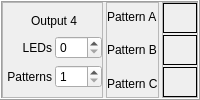
            <widget class="QFrame" name="output4Frame">
             <property name="minimumSize">
              <size>
               <width>0</width>
               <height>96</height>
              </size>
             </property>
             <property name="frameShape">
              <enum>QFrame::Box</enum>
             </property>
             <property name="frameShadow">
              <enum>QFrame::Raised</enum>
             </property>
             <layout class="QHBoxLayout" name="horizontalLayout_5">
              <property name="spacing">
               <number>3</number>
              </property>
              <property name="leftMargin">
               <number>0</number>
              </property>
              <property name="topMargin">
               <number>0</number>
              </property>
              <property name="rightMargin">
               <number>0</number>
              </property>
              <property name="bottomMargin">
               <number>0</number>
              </property>
              <item>
               <widget class="QFrame" name="output1SettingsFrame_4">
                <property name="sizePolicy">
                 <sizepolicy hsizetype="Minimum" vsizetype="Preferred">
                  <horstretch>0</horstretch>
                  <verstretch>0</verstretch>
                 </sizepolicy>
                </property>
                <property name="frameShape">
                 <enum>QFrame::StyledPanel</enum>
                </property>
                <property name="frameShadow">
                 <enum>QFrame::Raised</enum>
                </property>
                <layout class="QGridLayout" name="gridLayout_5">
                 <property name="leftMargin">
                  <number>4</number>
                 </property>
                 <property name="rightMargin">
                  <number>0</number>
                 </property>
                 <property name="horizontalSpacing">
                  <number>3</number>
                 </property>
                 <item row="1" column="0">
                  <widget class="QLabel" name="output1nLEDsSpinBoxLabel_4">
                   <property name="text">
                    <string>LEDs</string>
                   </property>
                   <property name="alignment">
                    <set>Qt::AlignRight|Qt::AlignTrailing|Qt::AlignVCenter</set>
                   </property>
                  </widget>
                 </item>
                 <item row="2" column="0">
                  <widget class="QLabel" name="output1nPatternSpinBoxLabel_4">
                   <property name="text">
                    <string>Patterns</string>
                   </property>
                   <property name="alignment">
                    <set>Qt::AlignRight|Qt::AlignTrailing|Qt::AlignVCenter</set>
                   </property>
                  </widget>
                 </item>
                 <item row="2" column="1">
                  <widget class="QSpinBox" name="nPatternsSpinBox4">
                   <property name="minimum">
                    <number>1</number>
                   </property>
                   <property name="maximum">
                    <number>3</number>
                   </property>
                  </widget>
                 </item>
                 <item row="1" column="1">
                  <widget class="QSpinBox" name="nLEDsSpinBox4">
                   <property name="minimum">
                    <number>0</number>
                   </property>
                   <property name="maximum">
                    <number>255</number>
                   </property>
                   <property name="value">
                    <number>0</number>
                   </property>
                  </widget>
                 </item>
                 <item row="0" column="0" colspan="2" alignment="Qt::AlignHCenter">
                  <widget class="QLabel" name="outputNumberLabel_4">
                   <property name="text">
                    <string>Output 4</string>
                   </property>
                  </widget>
                 </item>
                </layout>
               </widget>
              </item>
              <item>
               <widget class="QFrame" name="output4PatternLabelsFrame">
                <property name="sizePolicy">
                 <sizepolicy hsizetype="Minimum" vsizetype="Preferred">
                  <horstretch>0</horstretch>
                  <verstretch>0</verstretch>
                 </sizepolicy>
                </property>
                <property name="frameShape">
                 <enum>QFrame::StyledPanel</enum>
                </property>
                <property name="frameShadow">
                 <enum>QFrame::Raised</enum>
                </property>
                <layout class="QVBoxLayout" name="verticalLayout_8">
                 <property name="leftMargin">
                  <number>0</number>
                 </property>
                 <property name="topMargin">
                  <number>0</number>
                 </property>
                 <property name="rightMargin">
                  <number>0</number>
                 </property>
                 <property name="bottomMargin">
                  <number>0</number>
                 </property>
                 <item>
                  <widget class="QLabel" name="output1PatternALabel_4">
                   <property name="text">
                    <string>Pattern A</string>
                   </property>
                  </widget>
                 </item>
                 <item>
                  <widget class="QLabel" name="output1PatternBLabel_4">
                   <property name="text">
                    <string>Pattern B</string>
                   </property>
                  </widget>
                 </item>
                 <item>
                  <widget class="QLabel" name="output1PatternCLabel_4">
                   <property name="text">
                    <string>Pattern C</string>
                   </property>
                  </widget>
                 </item>
                </layout>
               </widget>
              </item>
              <item>
               <widget class="QFrame" name="output4PatternsFrame">
                <property name="sizePolicy">
                 <sizepolicy hsizetype="Expanding" vsizetype="Preferred">
                  <horstretch>0</horstretch>
                  <verstretch>0</verstretch>
                 </sizepolicy>
                </property>
                <property name="frameShape">
                 <enum>QFrame::StyledPanel</enum>
                </property>
                <property name="frameShadow">
                 <enum>QFrame::Raised</enum>
                </property>
                <layout class="QVBoxLayout" name="verticalLayout_9">
                 <property name="spacing">
                  <number>2</number>
                 </property>
                 <property name="leftMargin">
                  <number>0</number>
                 </property>
                 <property name="topMargin">
                  <number>0</number>
                 </property>
                 <property name="rightMargin">
                  <number>0</number>
                 </property>
                 <property name="bottomMargin">
                  <number>0</number>
                 </property>
                 <item>
                  <widget class="PatternDisplay" name="patternAFrame_4">
                   <property name="frameShape">
                    <enum>QFrame::Box</enum>
                   </property>
                   <property name="frameShadow">
                    <enum>QFrame::Plain</enum>
                   </property>
                   <property name="lineWidth">
                    <number>1</number>
                   </property>
                  </widget>
                 </item>
                 <item>
                  <widget class="PatternDisplay" name="patternBFrame_4">
                   <property name="frameShape">
                    <enum>QFrame::Box</enum>
                   </property>
                   <property name="frameShadow">
                    <enum>QFrame::Plain</enum>
                   </property>
                   <property name="lineWidth">
                    <number>1</number>
                   </property>
                  </widget>
                 </item>
                 <item>
                  <widget class="PatternDisplay" name="patternCFrame_4">
                   <property name="frameShape">
                    <enum>QFrame::Box</enum>
                   </property>
                   <property name="frameShadow">
                    <enum>QFrame::Plain</enum>
                   </property>
                   <property name="lineWidth">
                    <number>1</number>
                   </property>
                  </widget>
                 </item>
                </layout>
               </widget>
              </item>
             </layout>
            </widget>
